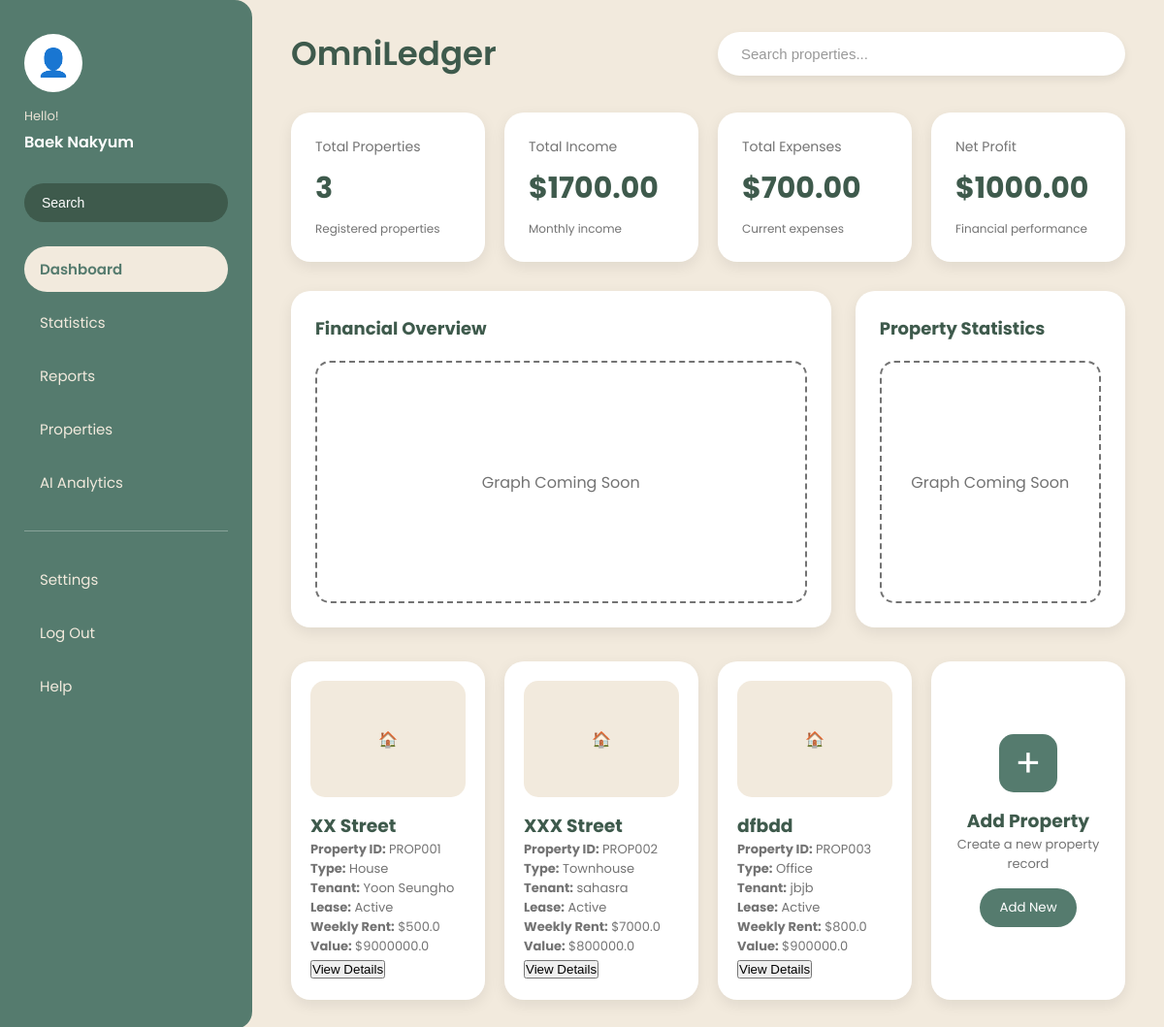
The page /dashboard (signed in) on the database its author committed.
### tables this page shows
CREATE TABLE Properties(

    propertyID TEXT PRIMARY KEY,

    userID INTEGER NOT NULL,

    propertyAddress TEXT NOT NULL,

    propertyType TEXT NOT NULL,

    ownershipData TEXT NOT NULL,

    tenantName TEXT,

    leaseStatus TEXT,

    leaseStart TEXT,

    leaseEnd TEXT,

    weeklyRent REAL,

    bankAccount TEXT,

    propertyValue REAL,

    purchasePrice REAL,

    notes TEXT,

    FOREIGN KEY(userID)
        REFERENCES Users(userID)

);

### app.py (the view)
@app.route("/dashboard")
def dashboard():
    from database.models import (
        get_properties,
        get_total_income,
        get_total_expenses,
        get_net_profit
    )
    userID = session["userID"]
    properties = get_properties(userID)
    totalIncome = get_total_income(userID)
    totalExpenses = get_total_expenses(userID)
    netProfit = get_net_profit(userID)
    return render_template(
        "dashboard.html",
        properties=properties,
        totalIncome=totalIncome,
        totalExpenses=totalExpenses,
        netProfit=netProfit
    )

### database/models.py (called while the page is built)
def connect_database():
    connection = sqlite3.connect("omniledger_system.db")
    return connection

def get_properties(userID):
    conn = connect_database()
    cursor = conn.cursor()
    cursor.execute(
        """
        SELECT *

        FROM Properties

        WHERE userID = ?

        """,
        (userID,)
    )
    properties = cursor.fetchall()
    conn.close()
    return properties

def get_total_income(userID):
    connection = connect_database()
    cursor = connection.cursor()
    cursor.execute("""

    SELECT SUM(Transactions.amount)

    FROM Transactions

    JOIN Properties

    ON Transactions.propertyID = Properties.propertyID

    WHERE Properties.userID = ?

    AND Transactions.transactionType = 'Income'

    """,
    (userID,))
    result = cursor.fetchone()[0]
    connection.close()
    return result if result else 0

def get_total_expenses(userID):
    connection = connect_database()
    cursor = connection.cursor()
    cursor.execute("""

    SELECT SUM(Transactions.amount)

    FROM Transactions

    JOIN Properties

    ON Transactions.propertyID = Properties.propertyID

    WHERE Properties.userID = ?

    AND Transactions.transactionType = 'Expense'

    """,
    (userID,))
    result = cursor.fetchone()[0]
    connection.close()
    return result if result else 0

def get_net_profit(userID):
    income = get_total_income(userID)
    expenses = get_total_expenses(userID)
    return income - expenses

### templates/dashboard.html (shortened to what this page needs)
<!DOCTYPE html>
<html lang="en">
<head>
    <link rel="stylesheet" href="{{ url_for('static', filename='css/dashboard.css') }}">
</head>
<body>
<div class="dashboard-container">
    <aside class="sidebar">
        <div class="user-profile">
            <div class="profile-image">
                👤
            </div>
            <p class="hello-text">
                Hello!
            </p>
            <h3>
                {{ session["name"] }}
            </h3>
        </div>
        <div class="search-sidebar">
            <input
            type="text"
            placeholder="Search">
        </div>
        <nav class="sidebar-menu">
            <a href="#" class="active">
                Dashboard
            </a>
            <a href="#">
                Statistics
            </a>
            <a href="#">
                Reports
            </a>
            <a href="{{ url_for('add_property') }}">
                Properties
            </a>
            <a href="#">
                AI Analytics
            </a>
            <hr>
            <a href="#">
                Settings
            </a>
            <a href="{{ url_for('logout') }}">
                Log Out
            </a>
            <a href="#">
                Help
            </a>
        </nav>
    </aside>
    <main class="main-content">
        <header class="top-header">
            <div class="logo-section">
                <h2>
                    OmniLedger
                </h2>
            </div>
            <div class="search-bar">
                <input
                type="text"
                placeholder="Search properties...">
            </div>
        </header>
        <section class="summary-row">
            <div class="summary-card">
                <h4>
                    Total Properties
                </h4>
                <h2>
                    {{ properties|length }}
                </h2>
                <p>
                    Registered properties
                </p>
            </div>
            <div class="summary-card">
                <h4>
                    Total Income
                </h4>
                <h2>
                    ${{ "%.2f"|format(totalIncome) }}
                </h2>
                <p>
                    Monthly income
                </p>
            </div>
            <div class="summary-card">
                <h4>
                    Total Expenses
                </h4>
                <h2>
                    ${{ "%.2f"|format(totalExpenses) }}
                </h2>
                <p>
                    Current expenses
                </p>
            </div>
            <div class="summary-card">
                <h4>
                    Net Profit
                </h4>
                <h2>
                    ${{ "%.2f"|format(netProfit) }}
                </h2>
                <p>
                    Financial performance
                </p>
            </div>
        </section>
        <section class="analytics-row">
            <div class="graph-card">
                <h3>
                    Financial Overview
                </h3>
                <div class="graph-placeholder">
                    Graph Coming Soon
                </div>
            </div>
            <div class="graph-card">
                <h3>
                    Property Statistics
                </h3>
                <div class="graph-placeholder">
                    Graph Coming Soon
                </div>
            </div>
        </section>
        <section class="property-section">
            {% for property in properties %}
            <div class="property-card">
                <div class="property-image">
                    🏠
                </div>
                <h3>
                    {{ property[2] }}
                </h3>
                <p>
                    <strong>Property ID:</strong>
                    {{ property[0] }}
                </p>
                <p>
                    <strong>Type:</strong>
                    {{ property[3] }}
                </p>
                <p>
                    <strong>Tenant:</strong>
                    {{ property[5] if property[5] else "Vacant" }}
                </p>
                <p>
                    <strong>Lease:</strong>
                    {{ property[6] if property[6] else "No Lease" }}
                </p>
                <p>
                    <strong>Weekly Rent:</strong>
                    ${{ property[9] if property[9] else "0" }}
                </p>
                <p>
                    <strong>Value:</strong>
                    ${{ property[11] if property[11] else "0" }}
                </p>
                <button class="view-property-button">
                    View Details
                </button>
            </div>
            {% endfor %}
            <div class="property-card add-property-card">
                <div class="add-icon">
                    +
                </div>
                <h3>
                    Add Property
                </h3>
                <p>
                    Create a new property record
                </p>
                <a href="{{ url_for('add_property') }}">
                    <button class="add-property-button">
                        Add New
                    </button>
                </a>
            </div>
        </section>
    </main>
</div>
</body>
</html>

### static/css/dashboard.css (style rules this page uses)
* { margin:0; padding:0; box-sizing:border-box; }
body { font-family:'Poppins', sans-serif; background:#f2eadd; color:#3e5a4c; }
.dashboard-container { display:flex; width:100%; min-height:100vh; }
.sidebar { width:260px; background:#557b6e; padding:35px 25px; display:flex; flex-direction:column; border-top-right-radius:18px; border-bottom-right-radius:18px; }
.user-profile { text-align:left; }
.profile-image { width:60px; height:60px; border-radius:50%; background:white; display:flex; justify-content:center; align-items:center; font-size:28px; margin-bottom:15px; }
.hello-text { font-size:13px; color:#e8e1d4; }
.user-profile h3 { color:white; font-size:16px; font-weight:600; margin-top:4px; }
.search-sidebar { margin-top:30px; margin-bottom:25px; }
.search-sidebar input { width:100%; padding:12px 18px; border:none; outline:none; border-radius:30px; background:#3e5a4c; color:white; font-size:14px; }
.search-sidebar input::placeholder { color:white; }
.sidebar-menu { display:flex; flex-direction:column; gap:8px; }
.sidebar-menu a { text-decoration:none; color:#f2eadd; font-size:15px; padding:12px 16px; border-radius:25px; transition:0.25s; }
.sidebar-menu .active { background:#f2eadd; color:#557b6e; font-weight:600; }
.sidebar hr { border:none; border-top:1px solid rgba(255,255,255,0.3); margin:18px 0; }
.main-content { flex:1; padding:30px 40px; }
.top-header { display:flex; justify-content:space-between; align-items:center; margin-bottom:35px; }
.logo-section h2 { color:#3e5a4c; font-size:34px; font-weight:600; }
.search-bar { width:420px; }
.search-bar input { width:100%; padding:14px 24px; border:none; border-radius:30px; outline:none; background:white; font-size:15px; box-shadow:0 4px 10px rgba(0,0,0,0.08); }
.search-bar input::placeholder { color:#999; }
.summary-row { display:grid; grid-template-columns:repeat(4,1fr); gap:20px; margin-bottom:30px; }
.summary-card { background:white; padding:25px; border-radius:20px; box-shadow:0 5px 15px rgba(0,0,0,0.08); }
.summary-card h4 { color:#737373; font-size:14px; font-weight:400; }
.summary-card h2 { color:#3e5a4c; font-size:30px; margin:10px 0; }
.summary-card p { color:#737373; font-size:12px; }
.analytics-row { display:grid; grid-template-columns:2fr 1fr; gap:25px; margin-bottom:35px; }
.graph-card { background:white; padding:25px; border-radius:20px; box-shadow:0 5px 15px rgba(0,0,0,0.08); }
.graph-card h3 { color:#3e5a4c; margin-bottom:20px; font-size:18px; }
.graph-placeholder { height:250px; border:2px dashed #737373; border-radius:15px; display:flex; justify-content:center; align-items:center; color:#737373; }
.property-section { display:grid; grid-template-columns:repeat(4,1fr); gap:20px; }
.property-card { background:white; border-radius:20px; padding:20px; min-height:220px; box-shadow:0 5px 15px rgba(0,0,0,0.08); }
.property-image { height:120px; background:#f2eadd; border-radius:15px; display:flex; justify-content:center; align-items:center; color:#737373; margin-bottom:15px; }
.property-card p { color:#737373; font-size:13px; }
.add-property-card { display:flex; flex-direction:column; justify-content:center; align-items:center; text-align:center; }
.add-icon { width:60px; height:60px; border-radius:15px; background:#557b6e; color:white; font-size:40px; display:flex; justify-content:center; align-items:center; margin-bottom:15px; }
.add-property-button { margin-top:15px; padding:10px 20px; border:none; border-radius:25px; background:#557b6e; color:white; font-family:'Poppins', sans-serif; cursor:pointer; }

### rows shown on the page
Properties: propertyAddress "XX Street", propertyID "PROP001", propertyType "House", tenantName "Yoon Seungho", leaseStatus "Active", weeklyRent "500.0", propertyValue "9000000.0"
Properties: propertyAddress "XXX Street", propertyID "PROP002", propertyType "Townhouse", tenantName "sahasra", leaseStatus "Active", weeklyRent "7000.0", propertyValue "800000.0"
Properties: propertyAddress "dfbdd", propertyID "PROP003", propertyType "Office", tenantName "jbjb", leaseStatus "Active", weeklyRent "800.0", propertyValue "900000.0"

### other values the page prints
{{ session["name"] }} "Baek Nakyum"
{{ properties|length }} "3"
{{ "%.2f"|format(totalIncome) }} "1700.00"
{{ "%.2f"|format(totalExpenses) }} "700.00"
{{ "%.2f"|format(netProfit) }} "1000.00"
